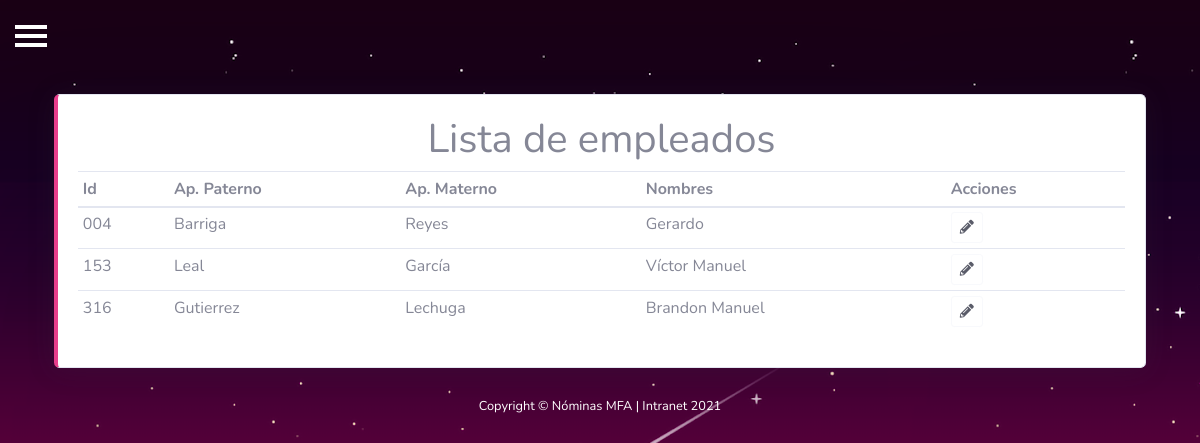
/listaEmpleados.php, run on the app's committed database.
### tables this page shows
CREATE TABLE `tab_empleado` (
  `id_empleado` varchar(5) NOT NULL DEFAULT '0',
  `status_empleado` varchar(50) NOT NULL DEFAULT 'ACTIVO',
  `apellido_pat_empleado` varchar(25) NOT NULL DEFAULT '',
  `apellido_mat_empleado` varchar(25) NOT NULL DEFAULT '',
  `nombre_empleado` varchar(50) NOT NULL DEFAULT '',
  `domicilio_empleado` varchar(100) NOT NULL DEFAULT '',
  `colonia_empleado` varchar(100) NOT NULL DEFAULT '',
  `codigo_postal_empleado` varchar(5) NOT NULL DEFAULT '',
  `ciudad_empleado` varchar(25) NOT NULL DEFAULT '',
  `estado_empleado` varchar(20) NOT NULL DEFAULT '',
  `NSS_empleado` varchar(11) NOT NULL DEFAULT '',
  `RFC_empleado` varchar(13) NOT NULL DEFAULT '',
  `CURP_empleado` varchar(18) NOT NULL DEFAULT '',
  `sexo_empleado` varchar(10) NOT NULL DEFAULT '',
  `fecha_nacimiento_empleado` date DEFAULT NULL,
  `pais_nacimiento_empleado` varchar(25) NOT NULL DEFAULT '',
  `estado_nacimiento_empleado` varchar(25) NOT NULL DEFAULT '',
  `ciudad_nacimiento_empleado` varchar(25) NOT NULL DEFAULT '',
  `estado_civil_empleado` varchar(25) NOT NULL DEFAULT '',
  PRIMARY KEY (`id_empleado`)
);

### listaEmpleados.php (the view, shortened to what this page needs)
<?php
include("assets/controler/conexion.php"); ?>
<!DOCTYPE html>
<html lang="es">
<head>
    <?php include("assets/common/header.php"); ?>
</head>
<body id="page-top">
    <div id="wrapper">
        <?php include("assets/common/topbar.php"); ?>
        <div id="page-content-wrapper">
            <br>
            <div class="container">
                <div class="card border-left-pink shadow ">
                    <div class="card-body">
                        <h1>
                            <center>Lista de empleados</center>
                        </h1>
                        <div class="table-responsive">
                            <table class="table table-hover table-sm" id="dataTableCliente" width="100%" cellspacing="0">
                                <thead>
                                    <tr>
                                        <th>Id</th>
                                        <th>Ap. Paterno</th>
                                        <th>Ap. Materno</th>
                                        <th>Nombres</th>
                                        <th>Acciones</th>
                                    </tr>
                                </thead>
                                <tbody>
                                    <?php
                                    $queryEmpleado = "SELECT id_empleado, apellido_pat_empleado, apellido_mat_empleado, nombre_empleado FROM tab_empleado";
                                    $rsEmpleado = mysqli_query($con, $queryEmpleado) or die("Error de consulta");
                                    while ($Empleado = mysqli_fetch_array($rsEmpleado)) {
                                        echo "
                                            <tr>
                                                <td>" . $Empleado['id_empleado'] . "</td>
                                                <td>" . $Empleado['apellido_pat_empleado'] . "</td>
                                                <td>" . $Empleado['apellido_mat_empleado'] . "</td>
                                                <td>" . $Empleado['nombre_empleado'] . "</td>
                                                <td><button type='button' class='btn btn-outline-light text-dark btn-sm BtnCliente' data-toggle='modal' data-target='#modalCliente'value=" . $Empleado['id_empleado'] . ">
                                                <i class='fas fa-pencil-alt'></i></button></td>
                                            </tr>
                                        ";
                                    } ?>
                                </tbody>
                            </table>
                        </div>
                    </div>
                </div>
            </div>
            <?php include("assets/common/foter.php"); ?>
        </div>
    </div>
</body>
</html>

### assets/css/code.css (style rules this page uses)
* { margin: 0; padding: 0; box-sizing: border-box; }

### assets/css/style.css (style rules this page uses)
body { position: relative; overflow-x: hidden; background-image: url("../img/Fondo/wallpaper.png"); background-attachment: fixed; }
body, html { height: 100%; }
#wrapper { padding-left: 0; -webkit-transition: all 0.5s ease; -moz-transition: all 0.5s ease; -o-transition: all 0.5s ease; transition: all 0.5s ease; }
#page-content-wrapper { width: 100%; padding-top: 70px; }

### data on the page
tab_empleado: id_empleado "004", apellido_pat_empleado "Barriga", apellido_mat_empleado "Reyes", nombre_empleado "Gerardo"
tab_empleado: id_empleado "153", apellido_pat_empleado "Leal", apellido_mat_empleado "García", nombre_empleado "Víctor Manuel"
tab_empleado: id_empleado "316", apellido_pat_empleado "Gutierrez", apellido_mat_empleado "Lechuga", nombre_empleado "Brandon Manuel"
